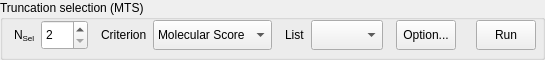
                 <widget class="QGroupBox" name="truncationGroupBox6">
                  <property name="minimumSize">
                   <size>
                    <width>0</width>
                    <height>60</height>
                   </size>
                  </property>
                  <property name="maximumSize">
                   <size>
                    <width>16777215</width>
                    <height>60</height>
                   </size>
                  </property>
                  <property name="title">
                   <string>Truncation selection (MTS)</string>
                  </property>
                  <layout class="QHBoxLayout" name="horizontalLayout_2">
                   <property name="spacing">
                    <number>0</number>
                   </property>
                   <property name="topMargin">
                    <number>0</number>
                   </property>
                   <property name="rightMargin">
                    <number>6</number>
                   </property>
                   <property name="bottomMargin">
                    <number>6</number>
                   </property>
                   <item>
                    <widget class="QLabel" name="truncNSelLabel6">
                     <property name="minimumSize">
                      <size>
                       <width>0</width>
                       <height>30</height>
                      </size>
                     </property>
                     <property name="maximumSize">
                      <size>
                       <width>30</width>
                       <height>30</height>
                      </size>
                     </property>
                     <property name="toolTip">
                      <string>Number of selected individuals according to a criterion</string>
                     </property>
                     <property name="text">
                      <string>&lt;!DOCTYPE HTML PUBLIC &quot;-//W3C//DTD HTML 4.0//EN&quot; &quot;http://www.w3.org/TR/REC-html40/strict.dtd&quot;&gt;
&lt;html&gt;&lt;head&gt;&lt;meta name=&quot;qrichtext&quot; content=&quot;1&quot; /&gt;&lt;style type=&quot;text/css&quot;&gt;
p, li { white-space: pre-wrap; }
&lt;/style&gt;&lt;/head&gt;&lt;body style=&quot; font-family:'Sans Serif'; font-size:9pt; font-weight:400; font-style:normal;&quot;&gt;
&lt;p style=&quot; margin-top:0px; margin-bottom:0px; margin-left:0px; margin-right:0px; -qt-block-indent:0; text-indent:0px;&quot;&gt;N&lt;span style=&quot; vertical-align:sub;&quot;&gt;Sel&lt;/span&gt;&lt;/p&gt;&lt;/body&gt;&lt;/html&gt;</string>
                     </property>
                     <property name="scaledContents">
                      <bool>true</bool>
                     </property>
                    </widget>
                   </item>
                   <item>
                    <spacer name="truncNSelHSpacer6">
                     <property name="orientation">
                      <enum>Qt::Horizontal</enum>
                     </property>
                     <property name="sizeType">
                      <enum>QSizePolicy::Fixed</enum>
                     </property>
                     <property name="sizeHint" stdset="0">
                      <size>
                       <width>6</width>
                       <height>24</height>
                      </size>
                     </property>
                    </spacer>
                   </item>
                   <item>
                    <widget class="QSpinBox" name="truncNSelSpinBox6">
                     <property name="minimumSize">
                      <size>
                       <width>0</width>
                       <height>30</height>
                      </size>
                     </property>
                     <property name="maximumSize">
                      <size>
                       <width>50</width>
                       <height>30</height>
                      </size>
                     </property>
                     <property name="minimum">
                      <number>2</number>
                     </property>
                     <property name="maximum">
                      <number>999</number>
                     </property>
                     <property name="value">
                      <number>2</number>
                     </property>
                    </widget>
                   </item>
                   <item>
                    <spacer name="truncLeftHSpacer6">
                     <property name="orientation">
                      <enum>Qt::Horizontal</enum>
                     </property>
                     <property name="sizeType">
                      <enum>QSizePolicy::Fixed</enum>
                     </property>
                     <property name="sizeHint" stdset="0">
                      <size>
                       <width>13</width>
                       <height>24</height>
                      </size>
                     </property>
                    </spacer>
                   </item>
                   <item>
                    <widget class="QLabel" name="truncParamsLabel6">
                     <property name="minimumSize">
                      <size>
                       <width>0</width>
                       <height>30</height>
                      </size>
                     </property>
                     <property name="maximumSize">
                      <size>
                       <width>16777215</width>
                       <height>30</height>
                      </size>
                     </property>
                     <property name="text">
                      <string>Criterion</string>
                     </property>
                     <property name="scaledContents">
                      <bool>true</bool>
                     </property>
                    </widget>
                   </item>
                   <item>
                    <spacer name="truncParamsHSpacer6">
                     <property name="orientation">
                      <enum>Qt::Horizontal</enum>
                     </property>
                     <property name="sizeType">
                      <enum>QSizePolicy::Fixed</enum>
                     </property>
                     <property name="sizeHint" stdset="0">
                      <size>
                       <width>6</width>
                       <height>24</height>
                      </size>
                     </property>
                    </spacer>
                   </item>
                   <item>
                    <widget class="QComboBox" name="truncParamsComboBox6">
                     <property name="minimumSize">
                      <size>
                       <width>0</width>
                       <height>30</height>
                      </size>
                     </property>
                     <property name="maximumSize">
                      <size>
                       <width>16777215</width>
                       <height>30</height>
                      </size>
                     </property>
                     <property name="toolTip">
                      <string>Molecular Score: genetic value predicted (all QTL)
Weight: genetic value predicted (QTL are weighted)
Utility Criterion: expected mean and variance at the next generation (favor heterezygous)</string>
                     </property>
                     <property name="sizeAdjustPolicy">
                      <enum>QComboBox::AdjustToContentsOnFirstShow</enum>
                     </property>
                     <item>
                      <property name="text">
                       <string>Molecular Score</string>
                      </property>
                     </item>
                     <item>
                      <property name="text">
                       <string>Weight</string>
                      </property>
                     </item>
                     <item>
                      <property name="text">
                       <string>Utility Criterion</string>
                      </property>
                     </item>
                    </widget>
                   </item>
                   <item>
                    <spacer name="truncMiddleHSpacer6">
                     <property name="orientation">
                      <enum>Qt::Horizontal</enum>
                     </property>
                     <property name="sizeType">
                      <enum>QSizePolicy::Fixed</enum>
                     </property>
                     <property name="sizeHint" stdset="0">
                      <size>
                       <width>13</width>
                       <height>24</height>
                      </size>
                     </property>
                    </spacer>
                   </item>
                   <item>
                    <widget class="QLabel" name="truncListLabel6">
                     <property name="minimumSize">
                      <size>
                       <width>0</width>
                       <height>30</height>
                      </size>
                     </property>
                     <property name="maximumSize">
                      <size>
                       <width>16777215</width>
                       <height>30</height>
                      </size>
                     </property>
                     <property name="toolTip">
                      <string>List of selection (data stored)</string>
                     </property>
                     <property name="text">
                      <string>List</string>
                     </property>
                    </widget>
                   </item>
                   <item>
                    <spacer name="truncListHSpacer6">
                     <property name="orientation">
                      <enum>Qt::Horizontal</enum>
                     </property>
                     <property name="sizeType">
                      <enum>QSizePolicy::Fixed</enum>
                     </property>
                     <property name="sizeHint" stdset="0">
                      <size>
                       <width>6</width>
                       <height>24</height>
                      </size>
                     </property>
                    </spacer>
                   </item>
                   <item>
                    <widget class="QComboBox" name="truncListComboBox6">
                     <property name="minimumSize">
                      <size>
                       <width>0</width>
                       <height>30</height>
                      </size>
                     </property>
                     <property name="maximumSize">
                      <size>
                       <width>16777215</width>
                       <height>30</height>
                      </size>
                     </property>
                     <property name="sizeAdjustPolicy">
                      <enum>QComboBox::AdjustToContentsOnFirstShow</enum>
                     </property>
                    </widget>
                   </item>
                   <item>
                    <spacer name="truncOptionHSpacer">
                     <property name="orientation">
                      <enum>Qt::Horizontal</enum>
                     </property>
                     <property name="sizeType">
                      <enum>QSizePolicy::Fixed</enum>
                     </property>
                     <property name="sizeHint" stdset="0">
                      <size>
                       <width>13</width>
                       <height>20</height>
                      </size>
                     </property>
                    </spacer>
                   </item>
                   <item>
                    <widget class="QToolButton" name="truncOptionToolButton6">
                     <property name="minimumSize">
                      <size>
                       <width>0</width>
                       <height>30</height>
                      </size>
                     </property>
                     <property name="maximumSize">
                      <size>
                       <width>16777215</width>
                       <height>30</height>
                      </size>
                     </property>
                     <property name="text">
                      <string>Option...</string>
                     </property>
                    </widget>
                   </item>
                   <item>
                    <spacer name="truncRightHSpacer6">
                     <property name="orientation">
                      <enum>Qt::Horizontal</enum>
                     </property>
                     <property name="sizeType">
                      <enum>QSizePolicy::MinimumExpanding</enum>
                     </property>
                     <property name="sizeHint" stdset="0">
                      <size>
                       <width>20</width>
                       <height>24</height>
                      </size>
                     </property>
                    </spacer>
                   </item>
                   <item>
                    <widget class="QPushButton" name="truncRunPushButton6">
                     <property name="minimumSize">
                      <size>
                       <width>60</width>
                       <height>30</height>
                      </size>
                     </property>
                     <property name="maximumSize">
                      <size>
                       <width>60</width>
                       <height>30</height>
                      </size>
                     </property>
                     <property name="text">
                      <string>Run</string>
                     </property>
                    </widget>
                   </item>
                  </layout>
                 </widget>
